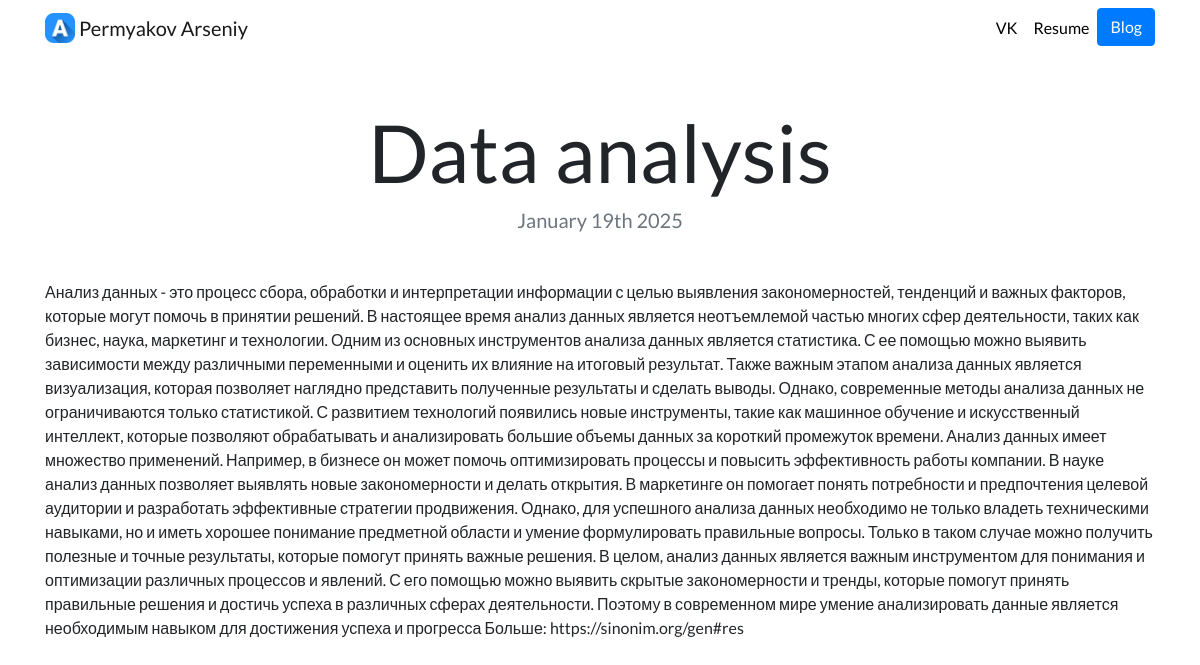
The app's page /blog/2/ with its own data.
### blog/models.py (models this page shows, shortened)
class Blog(models.Model):
    title = models.CharField(max_length=200)
    description = models.TextField()
    date = models.DateField()

### blog/views.py (the view)
# urls.py: path('<int:blog_id>/', views.detail, name='detail'),
def detail(request, blog_id):
    blog = get_object_or_404(Blog, pk=blog_id)
    return render(request, 'blog/detail.html', {'blog': blog})

### blog/templates/blog/detail.html
{% extends "portfolio/base.html" %}
{% load static %}
{% block content %}
<h1 class="text-center mt-5" id="blogdetailtitle">{{ blog.title }}</h1>
<h5 class="text-center text-muted mb-5">{{ blog.date|date:'F jS Y' }}</h5>
{{ blog.description|safe }}
{% endblock %}

### portfolio/static/portfolio/custom.css (style rules this page uses)
body { font-family: 'Lato', sans-serif; }
@media (min-width: 992px) { #blogdetailtitle { font-size: 5rem; } }

### records on screen
Blog: title "Data analysis", date "January 19th 2025", description "Анализ данных - это процесс сбора, обработки и интерпретации информации с целью выявления закономерностей, тенденций и важных факторов, которые могут помочь в принятии решений. В настоящее время анализ данных является неотъемлемой частью многих сфер деятельности, таких как бизнес, наука, маркетинг и технологии. Одним из основных инструментов анализа данных является статистика. С ее помощью можно выявить зависимости между различными переменными и оценить их влияние на итоговый результат. Также важным этапом анализа данных является визуализация, которая позволяет наглядно представить полученные результаты и сделать выводы. Однако, современные методы анализа данных не ограничиваются только…"
